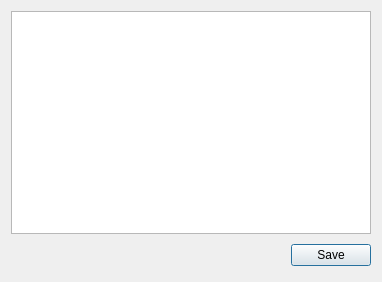
<?xml version="1.0" encoding="UTF-8"?>
<ui version="4.0">
 <class>SouvenirEdit</class>
 <widget class="QDialog" name="SouvenirEdit">
  <property name="geometry">
   <rect>
    <x>0</x>
    <y>0</y>
    <width>382</width>
    <height>282</height>
   </rect>
  </property>
  <property name="windowTitle">
   <string>Edit Souvenirs</string>
  </property>
  <layout class="QVBoxLayout" name="verticalLayout">
   <item>
    <widget class="QTableView" name="souvenirTable">
     <property name="editTriggers">
      <set>QAbstractItemView::DoubleClicked|QAbstractItemView::EditKeyPressed</set>
     </property>
     <property name="showDropIndicator" stdset="0">
      <bool>false</bool>
     </property>
     <property name="dragDropOverwriteMode">
      <bool>true</bool>
     </property>
     <property name="selectionMode">
      <enum>QAbstractItemView::SingleSelection</enum>
     </property>
     <attribute name="horizontalHeaderHighlightSections">
      <bool>false</bool>
     </attribute>
     <attribute name="verticalHeaderVisible">
      <bool>false</bool>
     </attribute>
     <attribute name="verticalHeaderHighlightSections">
      <bool>false</bool>
     </attribute>
    </widget>
   </item>
   <item>
    <widget class="QDialogButtonBox" name="buttons">
     <property name="minimumSize">
      <size>
       <width>0</width>
       <height>31</height>
      </size>
     </property>
     <property name="orientation">
      <enum>Qt::Horizontal</enum>
     </property>
     <property name="standardButtons">
      <set>QDialogButtonBox::Save</set>
     </property>
    </widget>
   </item>
  </layout>
 </widget>
 <resources/>
 <connections>
  <connection>
   <sender>buttons</sender>
   <signal>accepted()</signal>
   <receiver>SouvenirEdit</receiver>
   <slot>accept()</slot>
   <hints>
    <hint type="sourcelabel">
     <x>248</x>
     <y>254</y>
    </hint>
    <hint type="destinationlabel">
     <x>157</x>
     <y>274</y>
    </hint>
   </hints>
  </connection>
  <connection>
   <sender>buttons</sender>
   <signal>rejected()</signal>
   <receiver>SouvenirEdit</receiver>
   <slot>reject()</slot>
   <hints>
    <hint type="sourcelabel">
     <x>316</x>
     <y>260</y>
    </hint>
    <hint type="destinationlabel">
     <x>286</x>
     <y>274</y>
    </hint>
   </hints>
  </connection>
 </connections>
</ui>
